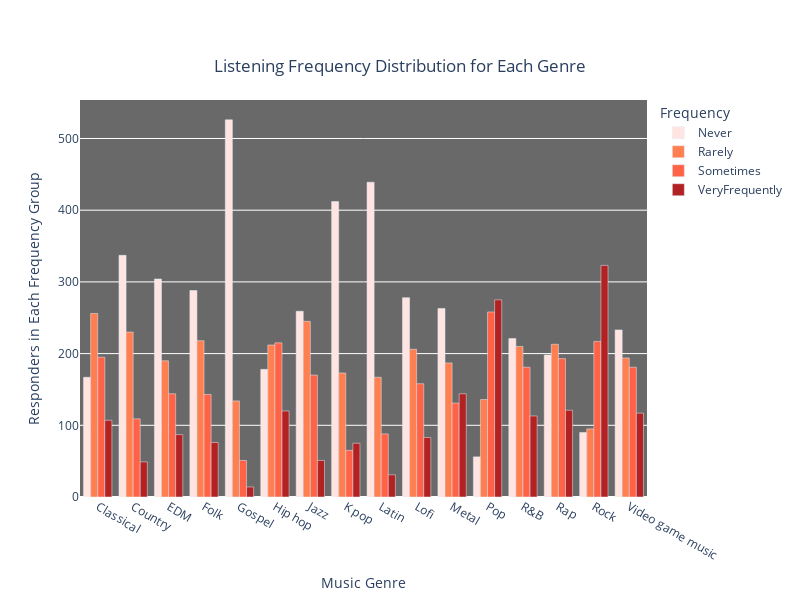

The notebook cell this image was saved under:
### Code cell
fig10 = px.bar(gen_freq_df, 
               x='genre', 
               y=['Never', 'Rarely', 'Sometimes', 'VeryFrequently'], 
               barmode='group', # 调整bar的摆放模式（并立group，或堆叠stack）
               title='Listening Frequency Distribution for Each Genre', 
               labels={'variable': 'Frequency'},
#                color_discrete_sequence=px.colors.sequential.Reds,
               color_discrete_sequence=['mistyrose', 'coral', 'tomato', 'firebrick']
              )

fig10.update_layout(
    width=800, height=600,
    title_x=0.5, title_y=0.9,
    # xlabel
    xaxis_title='Music Genre', yaxis_title='Responders in Each Frequency Group',
    plot_bgcolor='dimgrey'
)
fig10.show()

### Figure 1 — Plotly figure (JSON) as saved in the notebook; plotly's stock layout.template omitted (floating-point values rounded to 4 significant figures)
{"data": [{"alignmentgroup": "True", "hovertemplate": "Frequency=Never<br>genre=%{x}<br>value=%{y}<extra></extra>", "legendgroup": "Never", "marker": {"color": "mistyrose", "pattern": {"shape": ""}}, "name": "Never", "offsetgroup": "Never", "orientation": "v", "showlegend": true, "textposition": "auto", "type": "bar", "x": ["Classical", "Country", "EDM", "Folk", "Gospel", "Hip hop", "Jazz", "K pop", "Latin", "Lofi", "Metal", "Pop", "R&B", "Rap", "Rock", "Video game music"], "xaxis": "x", "y": [167, 337, 304, 288, 526, 178, 259, 412, 439, 278, 263, 56, 221, 198, 90, 233], "yaxis": "y"}, {"alignmentgroup": "True", "hovertemplate": "Frequency=Rarely<br>genre=%{x}<br>value=%{y}<extra></extra>", "legendgroup": "Rarely", "marker": {"color": "coral", "pattern": {"shape": ""}}, "name": "Rarely", "offsetgroup": "Rarely", "orientation": "v", "showlegend": true, "textposition": "auto", "type": "bar", "x": ["Classical", "Country", "EDM", "Folk", "Gospel", "Hip hop", "Jazz", "K pop", "Latin", "Lofi", "Metal", "Pop", "R&B", "Rap", "Rock", "Video game music"], "xaxis": "x", "y": [256, 230, 190, 218, 134, 212, 245, 173, 167, 206, 187, 136, 210, 213, 95, 194], "yaxis": "y"}, {"alignmentgroup": "True", "hovertemplate": "Frequency=Sometimes<br>genre=%{x}<br>value=%{y}<extra></extra>", "legendgroup": "Sometimes", "marker": {"color": "tomato", "pattern": {"shape": ""}}, "name": "Sometimes", "offsetgroup": "Sometimes", "orientation": "v", "showlegend": true, "textposition": "auto", "type": "bar", "x": ["Classical", "Country", "EDM", "Folk", "Gospel", "Hip hop", "Jazz", "K pop", "Latin", "Lofi", "Metal", "Pop", "R&B", "Rap", "Rock", "Video game music"], "xaxis": "x", "y": [195, 109, 144, 143, 51, 215, 170, 65, 88, 158, 131, 258, 181, 193, 217, 181], "yaxis": "y"}, {"alignmentgroup": "True", "hovertemplate": "Frequency=VeryFrequently<br>genre=%{x}<br>value=%{y}<extra></extra>", "legendgroup": "VeryFrequently", "marker": {"color": "firebrick", "pattern": {"shape": ""}}, "name": "VeryFrequently", "offsetgroup": "VeryFrequently", "orientation": "v", "showlegend": true, "textposition": "auto", "type": "bar", "x": ["Classical", "Country", "EDM", "Folk", "Gospel", "Hip hop", "Jazz", "K pop", "Latin", "Lofi", "Metal", "Pop", "R&B", "Rap", "Rock", "Video game music"], "xaxis": "x", "y": [107, 49, 87, 76, 14, 120, 51, 75, 31, 83, 144, 275, 113, 121, 323, 117], "yaxis": "y"}], "layout": {"barmode": "group", "height": 600, "legend": {"title": {"text": "Frequency"}, "tracegroupgap": 0}, "plot_bgcolor": "dimgrey", "title": {"text": "Listening Frequency Distribution for Each Genre", "x": 0.5, "y": 0.9}, "width": 800, "xaxis": {"anchor": "y", "domain": [0, 1], "title": {"text": "Music Genre"}}, "yaxis": {"anchor": "x", "domain": [0, 1], "title": {"text": "Responders in Each Frequency Group"}}}}
